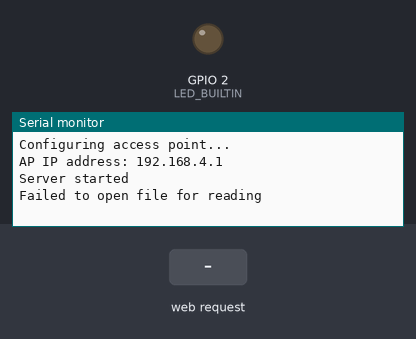
Bench run of a sketch on a simulated ESP32. Shown: output pins drawn as LEDs (lit = HIGH), the last lines printed to the serial monitor. The inputs (shaded band) are chosen by the test bench. Storage starts empty.

Above: at 1.2 s.
1.3 s: HTTP request GET /clear received
At 2.1 s:
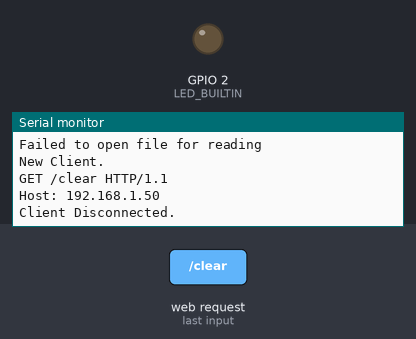
2.8 s: HTTP request GET /latest received
At 4.0 s:
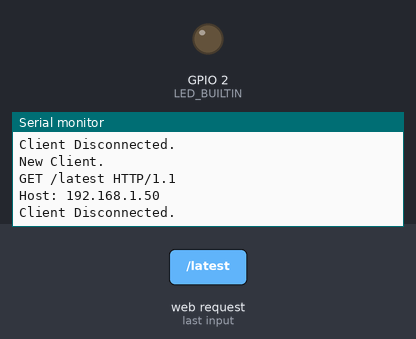
4.3 s: HTTP request GET /messages.txt received
At 5.2 s:
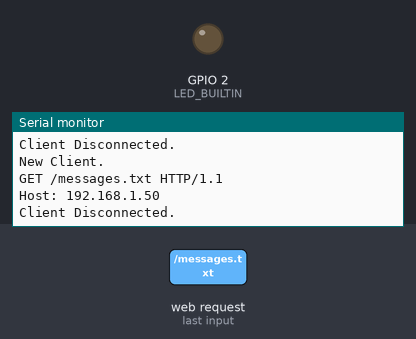

The sketch:

Wifi_AP_Bugfixed.ino
```cpp
// Bu kod, bir Wi-Fi erişim noktası ve web sunucusu oluşturur. Kullanıcılar, basit bir web arayüzü aracılığıyla mesaj gönderip görüntüleyebilir.
// Gönderilen mesajlar SPIFFS üzerinde saklanır ve cihaz sıfırlansa veya sayfa yenilense bile mesajlar korunur.

// **Yapılacaklar**
// 1. Mesajları temizlemek için bir seçenek ekleyin.
// 2. Sayfa yenilendiğinde veya yeniden yüklendiğinde mesajların sürekli olarak görüntülenmesini sağlayın.
// 3. En son gönderilen mesajı ayrı bir HTTP uç noktası aracılığıyla alınmasını sağlayın.
// 4. Wi-Fi'den LoRa'ya dönüşüm ve optimizasyon işlemleri yapılacak.
// 5. Mesaj gönderimi sırasında index ve kullanıcı bilgileri eklenmiş durumda.

#include <WiFi.h>
#include <WiFiClient.h>
#include <WiFiAP.h>
#include <SPIFFS.h>

#ifndef LED_BUILTIN
#define LED_BUILTIN 2
#endif

const char *ssid = "EAHS_Routerr";
const char *password = "Furkan31";

WiFiServer server(80);
String messages = "";      // Stores all messages
String latestMessage = ""; // Stores the most recent message
int messageIndex = 0;      // Index for each message
bool messagesLoaded = false; // To track if messages are already loaded

void setup() {
    pinMode(LED_BUILTIN, OUTPUT);

    Serial.begin(115200);
    Serial.println();
    Serial.println("Configuring access point...");

    // Set up the soft access point (AP)
    if (!WiFi.softAP(ssid, password,1,0,10)) {
        log_e("Soft AP creation failed.");
        while (1); // Stop execution if AP creation fails
    }

    IPAddress myIP = WiFi.softAPIP(); // Get the IP address of the AP
    Serial.print("AP IP address: ");
    Serial.println(myIP);
    server.begin(); // Start the web server

    Serial.println("Server started");

    // Initialize SPIFFS (SPI Flash File System)
    if (!SPIFFS.begin(true)) {
        Serial.println("An error has occurred while mounting SPIFFS");
        return;
    }

    loadMessages(); // Load stored messages from SPIFFS
}

void loop() {
    WiFiClient client = server.available(); // Check for incoming client requests

    if (client) {
        Serial.println("New Client.");
        String request = ""; // Variable to store the HTTP request
        bool isPostRequest = false;
        int contentLength = 0;

        // Read the request from the client
        while (client.connected()) {
            if (client.available()) {
                char c = client.read();
                Serial.write(c);
                request += c;

                // If the request ends, handle the HTTP request
                if (request.endsWith("\r\n\r\n")) {
                    if (request.startsWith("POST")) {
                        isPostRequest = true;
                        contentLength = extractContentLength(request);
                        handlePostRequest(client, contentLength); // Handle POST request
                    } else if (request.startsWith("GET")) {
                        if (request.indexOf("/clear") > 0) {
                            handleClearRequest(client); // Clear messages
                        } else if (request.indexOf("/latest") > 0) {
                            handleLatestMessageRequest(client); // Fetch latest message
                        } else {
                            handleGetRequest(client, request); // Display message board
                        }
                    }
                    break;
                }
            }
        }
        client.stop(); // Close the connection after processing the request
        Serial.println("Client Disconnected.");
    }
}

void handleGetRequest(WiFiClient &client, const String &request) {
    sendHttpResponse(client); // Send the main page response
}

void handlePostRequest(WiFiClient &client, int contentLength) {
    char postData[contentLength + 1];
    int bytesRead = client.readBytes(postData, contentLength);
    postData[bytesRead] = '\0';

    String postString = String(postData);
    String name = extractValue(postString, "name"); // Extract name from form data
    String messageContent = extractValue(postString, "message"); // Extract message content

    name.replace('+', ' '); // Replace '+' with space in the name
    messageContent.replace('+', ' ');

    // Decode URL encoding for both name and message
    name = urlDecode(name);
    messageContent = urlDecode(messageContent);

    // If both name and message are not empty, store the message
    if (name.length() > 0 && messageContent.length() > 0) {
        String clientIP = client.remoteIP().toString(); // Get the client's IP address
        String newMessage = String(messageIndex) + "," + clientIP + "," + name + "," + messageContent;

        // Avoid duplicate messages
        if (!messages.endsWith(newMessage + "<br>")) {
            latestMessage = messageContent; // Update latest message
            messages += newMessage + "<br>"; // Add new message to the stored messages
            messageIndex++; // Increment message index
            saveMessages(); // Save the updated messages to SPIFFS
        }
    }

    // Redirect to the main page to avoid duplicate form submission
    sendRedirect(client);
}

void handleClearRequest(WiFiClient &client) {
    // Clear all stored messages
    messages = "";
    messageIndex = 0;
    saveMessages(); // Save the cleared messages
    sendHttpResponse(client); // Send the main page response
}

void handleLatestMessageRequest(WiFiClient &client) {
    // Send the latest message in plain text format
    client.println("HTTP/1.1 200 OK");
    client.println("Content-type:text/plain");
    client.println();
    client.println(latestMessage); // Send the latest message
}

void sendHttpResponse(WiFiClient &client) {
    // Send an HTML response to the client with the message board and form
    client.println("HTTP/1.1 200 OK");
    client.println("Content-type:text/html");
    client.println();

    client.println("<html><body>");
    client.println("<h2>Message Board</h2>");
    client.println("<form method='POST' action='/'>");
    client.println("Name: <input type='text' name='name'><br>");
    client.println("Message: <input type='text' name='message'><br>");
    client.println("<input type='submit' value='Send Message'>");
    client.println("</form>");
    client.println("<form method='GET' action='/clear'>");
    client.println("<button type='submit'>Clear Messages</button>");
    client.println("</form>");

    client.println("<h3>Messages:</h3>");
    client.println("<table border='1'>");
    client.println("<tr><th>Index</th><th>IP</th><th>Name</th><th>Message</th></tr>");
    if (messages.length() > 0) {
        String messageDisplay = messages;
        messageDisplay.replace("<br>", "</td></tr><tr><td>");
        messageDisplay.replace(",", "</td><td>");
        client.println("<tr><td>" + messageDisplay + "</td></tr>");
    }
    client.println("</table>");
    client.println("</body></html>");

    client.println();
}

void sendRedirect(WiFiClient &client) {
    // Send HTTP redirect to the main page
    client.println("HTTP/1.1 303 See Other");
    client.println("Location: /");
    client.println();
}

int extractContentLength(const String &request) {
    // Extract content length from the HTTP request
    int index = request.indexOf("Content-Length:");
    if (index != -1) {
        int start = index + 15;
        int end = request.indexOf("\r\n", start);
        return request.substring(start, end).toInt();
    }
    return 0;
}

String extractValue(const String &data, const String &key) {
    // Extract a specific value from the form data
    int start = data.indexOf(key + "=") + key.length() + 1;
    int end = data.indexOf("&", start);
    if (end == -1) end = data.length();
    return data.substring(start, end);
}

String urlDecode(String input) {
    // URL decode the input string
    String decoded = "";
    char temp[] = "00";
    unsigned int i, j;
    for (i = 0; i < input.length(); i++) {
        if (input[i] == '+') {
            decoded += ' '; // Replace '+' with space
        } else if (input[i] == '%') {
            temp[0] = input[i + 1];
            temp[1] = input[i + 2];
            decoded += (char)strtol(temp, NULL, 16); // Convert %XX to character
            i += 2;
        } else {
            decoded += input[i]; // Append normal characters
        }
    }
    return decoded;
}

void saveMessages() {
    // Save messages to SPIFFS
    File file = SPIFFS.open("/messages.txt", FILE_WRITE);
    if (!file) {
        Serial.println("Failed to open file for writing");
        return;
    }
    file.print(messages); // Write messages to file
    file.close();
}

void loadMessages() {
    // Load messages from SPIFFS if they have not been loaded yet
    if (messagesLoaded) {
        return; // Skip if messages are already loaded
    }

    File file = SPIFFS.open("/messages.txt", FILE_READ);
    if (!file) {
        Serial.println("Failed to open file for reading");
        return;
    }

    while (file.available()) {
        messages += (char)file.read(); // Load stored messages
    }
    file.close();

    messagesLoaded = true; // Mark that messages are loaded
}
```

Measured:
- after the input at 1.3 s, the serial monitor: prints a new line at once (image 1)
- after the input at 2.8 s, the serial monitor: prints a new line at once (image 2)
- after the input at 4.3 s, the serial monitor: prints a new line at once (image 3)
